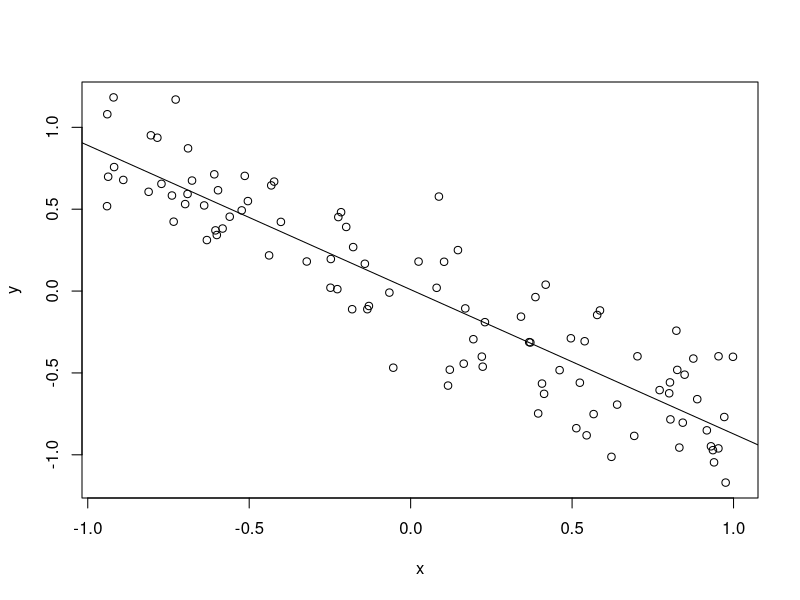

Reproduce this figure in R. (Note: this script raises an error after producing the figure.)
## ---- chunk 1
d <- data.frame(x = runif(100, -1, 1))
a <- 0
b <- sample(c(-1, 1), 1) * sample(c(0, 0.6, 0.9), 1)
d$y <- a + b * d$x + rnorm(100, sd = 0.25)
write.csv(d, "regression.csv", row.names = FALSE, quote = FALSE)

m <- lm(y ~ x, data = d)
bhat <- coef(m)[2]
bpvl <- summary(m)$coefficients[2, 4]
bsol <- c(bpvl >= 0.05, (bpvl < 0.05) & (bhat > 0), (bpvl < 0.05) & (bhat < 0))
## ---- chunk 2
plot(y ~ x, data = d)
abline(m)
legend(if(bhat > 0) "topleft" else "topright", bty = "n",
  paste0("b = ", fmt(bhat, 3), "\np = ", fmt(bpvl, 3)))
